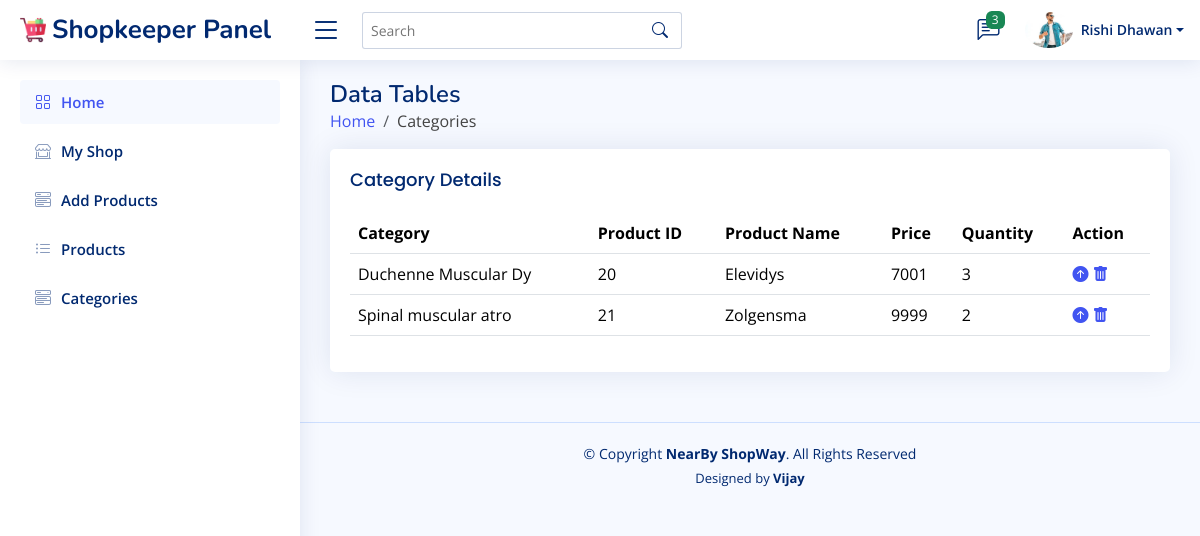
Page /shopkeeper/category.php (signed in) on the committed database.
### tables this page shows
CREATE TABLE `shopkeeper_ac` (
  `id` int(10) NOT NULL,
  `shop_name` varchar(50) NOT NULL,
  `shopkeeper_name` varchar(50) NOT NULL,
  `image` varchar(100) NOT NULL,
  `details` varchar(200) NOT NULL,
  `address` varchar(100) NOT NULL,
  `email` varchar(30) NOT NULL,
  `password` varchar(100) NOT NULL
);

CREATE TABLE `products` (
  `id` int(10) NOT NULL,
  `name` varchar(100) NOT NULL,
  `category` varchar(20) NOT NULL,
  `price` int(10) NOT NULL,
  `image_01` varchar(100) NOT NULL,
  `image_02` varchar(100) NOT NULL,
  `image_03` varchar(100) NOT NULL,
  `details` varchar(500) NOT NULL,
  `stock` int(10) NOT NULL,
  `shop_name` varchar(30) NOT NULL,
  `shop_id` int(10) DEFAULT NULL
);

### shopkeeper/category.php (the view, shortened to what this page needs)
<?php
$id = $_SESSION['shopkeeper_id'];
include('../components/connect.php');
include('../components/shopkeeper_header.php');
?>
<main id="main" class="main">
    <div class="pagetitle">
        <h1>Data Tables</h1>
        <nav>
            <ol class="breadcrumb">
                <li class="breadcrumb-item"><a href="home.php">Home</a></li>
                <li class="breadcrumb-item">Categories</li>
            </ol>
        </nav>
    </div>
    <section class="section">
        <div class="row">
            <div class="col-lg-12">
                <div class="card">
                    <div class="card-body">
                        <h5 class="card-title">Category Details</h5>
                        <table class="table datatable">
                            <thead>
                                <tr>
                                    <th scope="col">Category</th>
                                    <th scope="col">Product ID</th>
                                    <th scope="col">Product Name</th>
                                    <th scope="col">Price</th>
                                    <th scope="col">Quantity</th>
                                    <th scope="col">Action</th>
                                </tr>
                            </thead>
                            <tbody>
                                <?php
                                if (isset($_SESSION["search_query"])) {
                                    $search_query = $_SESSION["search_query"];
                                    $sql = "SELECT * FROM products WHERE category LIKE ?";
                                    $stmt = $conn->prepare($sql);
                                    $searchTerm = "%$search_query%";
                                    $stmt->bind_param("s", $searchTerm);
                                    $stmt->execute();
                                    $result = $stmt->get_result();
                                } else {
                                    $select_admin = "SELECT * FROM products WHERE shop_id = $id";
                                    $stmt = $conn->prepare($select_admin);
                                    $stmt->execute();
                                    $result = $stmt->get_result();
                                }
                                if ($result->num_rows > 0) {
                                    while ($row = $result->fetch_assoc()) {
                                ?>
                                        <tr>
                                            <td><?php echo $row['category']; ?></th>
                                            <td><?php echo $row['id']; ?></th>
                                            <td><?php echo $row['name']; ?></th>
                                            <td><?php echo $row['price']; ?></td>
                                            <td><?php echo $row['stock']; ?></td>
                                            <td>
                                                <a href="update_product.php?update=<?= $row['id']; ?>"><i class="bi bi-arrow-up-circle-fill"></i></a>
                                                <a href="products.php?delete=<?= $row['id']; ?>" onclick="return confirm('delete this account?')"><i class="bi bi-trash-fill"></i></a>
                                            </td>
                                        </tr>
                                <?php
                                    }
                                } else {
                                    echo '<p class="text-align-center">No products available!</p>';
                                }
                                ?>
                            </tbody>
                        </table>
                    </div>
                </div>
            </div>
        </div>
    </section>
</main>
<?php
include('../components/shopkeeper_footer.php');
?>

### components/shopkeeper_header.php (shortened to what this page needs)
<?php
$shopkeeper_id = $_SESSION['shopkeeper_id'];
?>
<!DOCTYPE html>
<html lang="en">
<head>
    <link href="../assets/vendor/bootstrap/css/bootstrap.min.css" rel="stylesheet">
    <link href="../assets/vendor/bootstrap-icons/bootstrap-icons.css" rel="stylesheet">
    <link href="../assets/css/admin_style.css" rel="stylesheet">
</head>
<body>
    <header id="header" class="header fixed-top d-flex align-items-center">
        <div class="d-flex align-items-center justify-content-between">
            <a href="../shopkeeper/home.php" class="logo d-flex align-items-center">
                <img src="../assets/img/trolley.png" alt="">
                <span class="d-none d-lg-block">Shopkeeper Panel</span>
            </a>
            <i class="bi bi-list toggle-sidebar-btn"></i>
        </div>
        <div class="search-bar">
            <form class="search-form d-flex align-items-center" method="POST" action="">
                <input type="text" name="query" placeholder="Search" title="Enter search keyword">
                <button type="submit" title="Search"><i class="bi bi-search"></i></button>
            </form>
        </div>
        <nav class="header-nav ms-auto">
            <ul class="d-flex align-items-center">
                <li class="nav-item dropdown">
                    <a class="nav-link nav-icon" href="../shopkeeper/feedback.php" data-bs-toggle="dropdown">
                        <i class="bi bi-chat-left-text"></i>
                        <span class="badge bg-success badge-number">3</span>
                    </a>
                </li>
                <li class="nav-item dropdown pe-3">
                    <?php
                    $select_profile = "SELECT * FROM shopkeeper_ac WHERE id = ?";
                    $stmt = $conn->prepare($select_profile);
                    $stmt->bind_param("i", $shopkeeper_id);
                    $stmt->execute();
                    $result = $stmt->get_result();
                    $fetch = $result->fetch_assoc();
                    ?>
                    <a class="nav-link nav-profile d-flex align-items-center pe-0" href="#" data-bs-toggle="dropdown">
                        <img src="../uploaded_img/<?= $fetch['image']; ?>" alt="Profile" class="rounded-circle">
                        <span class="d-none d-md-block dropdown-toggle ps-2"><?php echo $fetch['shopkeeper_name']; ?></span>
                    </a>
                </li>
            </ul>
        </nav>
    </header>
    <aside id="sidebar" class="sidebar">
        <ul class="sidebar-nav" id="sidebar-nav">
            <li class="nav-item">
                <a class="nav-link " href="home.php">
                    <i class="bi bi-grid"></i>
                    <span>Home</span>
                </a>
            </li>
            <li class="nav-item">
                <a class="nav-link collapsed" href="update_account.php">
                    <i class="bi bi-shop-window"></i>
                    <span>My Shop</span>
                </a>
            </li>
            <li class="nav-item">
                <a class="nav-link collapsed" href="add_product.php">
                    <i class="bi bi-menu-button-wide"></i></i>
                    <span>Add Products</span>
                </a>
            </li>
            <li class="nav-item">
                <a class="nav-link collapsed" href="products.php">
                    <i class="bi bi-list-ul"></i>
                    <span>Products</span>
                </a>
            </li>
            <li class="nav-item">
                <a class="nav-link collapsed" href="category.php">
                    <i class="bi bi-menu-button-wide"></i></i>
                    <span>Categories</span>
                </a>
            </li>
        </ul>
    </aside>

### assets/css/admin_style.css (style rules this page uses)
:root { scroll-behavior: smooth; }
body { font-family: "Open Sans", sans-serif; background: #f6f9ff; color: #444444; }
a { color: #4154f1; text-decoration: none; }
h1, h2, h3, h4, h5, h6 { font-family: "Nunito", sans-serif; }
#main { margin-top: 60px; padding: 20px 30px; transition: all 0.3s; }
.pagetitle { margin-bottom: 10px; }
.pagetitle h1 { font-size: 24px; margin-bottom: 0; font-weight: 600; color: #012970; }
.card { margin-bottom: 30px; border: none; border-radius: 5px; box-shadow: 0px 0 30px rgba(1, 41, 112, 0.1); }
.card-title { padding: 20px 0 15px 0; font-size: 18px; font-weight: 500; color: #012970; font-family: "Poppins", sans-serif; }
.card-body { padding: 0 20px 20px 20px; width: 100%; }
.logo { line-height: 1; }
@media (min-width: 1200px) { .logo { width: 280px; } }
.logo img { max-height: 26px; margin-right: 6px; }
.logo span { font-size: 26px; font-weight: 700; color: #012970; font-family: "Nunito", sans-serif; }
.header { transition: all 0.5s; z-index: 997; height: 60px; box-shadow: 0px 2px 20px rgba(1, 41, 112, 0.1); background-color: #fff; padding-left: 20px; }
.header .toggle-sidebar-btn { font-size: 32px; padding-left: 10px; cursor: pointer; color: #012970; }
.header .search-bar { min-width: 360px; padding: 0 20px; }
.header .search-form { width: 100%; }
.header .search-form input { border: 0; font-size: 14px; color: #012970; border: 1px solid rgba(1, 41, 112, 0.2); padding: 7px 38px 7px 8px; border-radius: 3px; transition: 0.3s; width: 100%; }
.header .search-form button { border: 0; padding: 0; margin-left: -30px; background: none; }
.header .search-form button i { color: #012970; }
.header-nav ul { list-style: none; }
.header-nav>ul { margin: 0; padding: 0; }
.header-nav .nav-icon { font-size: 22px; color: #012970; margin-right: 25px; position: relative; }
.header-nav .nav-profile { color: #012970; }
.header-nav .nav-profile img { max-height: 36px; }
.header-nav .nav-profile span { font-size: 14px; font-weight: 600; }
.header-nav .badge-number { position: absolute; inset: -2px -5px auto auto; font-weight: normal; font-size: 12px; padding: 3px 6px; }
.sidebar { position: fixed; top: 60px; left: 0; bottom: 0; width: 300px; z-index: 996; transition: all 0.3s; padding: 20px; overflow-y: auto; scrollbar-width: thin; scrollbar-color: #aab7cf transparent; box-shadow: 0px 0px 20px rgba(1, 41, 112, 0.1); background-color: #fff; }
@media (min-width: 1200px) { #main, #footer { margin-left: 300px; } }
.sidebar-nav { padding: 0; margin: 0; list-style: none; }
.sidebar-nav li { padding: 0; margin: 0; list-style: none; }
.sidebar-nav .nav-item { margin-bottom: 5px; }
.sidebar-nav .nav-link { display: flex; align-items: center; font-size: 15px; font-weight: 600; color: #4154f1; transition: 0.3; background: #f6f9ff; padding: 10px 15px; border-radius: 4px; }
.sidebar-nav .nav-link i { font-size: 16px; margin-right: 10px; color: #4154f1; }
.sidebar-nav .nav-link.collapsed { color: #012970; background: #fff; }
.sidebar-nav .nav-link.collapsed i { color: #899bbd; }

### rows in the picture
shopkeeper_ac: image (picture), shopkeeper_name "Rishi Dhawan"
products: category "Duchenne Muscular Dy", id "20", name "Elevidys", price "7001", stock "3"
products: category "Spinal muscular atro", id "21", name "Zolgensma", price "9999", stock "2"
